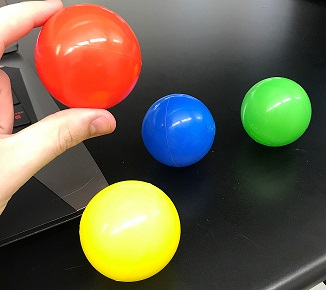
#> input picture Vision/all_Balls.JPG, 326 x 290 px, given in place of the camera
$ python FindMeContours.py
#> lines starting #> are read from the running program, lines starting #| are printed output that depends on the picture; after the words box and inside, x2 and y2 are one past the last pixel; in counts of white or black regions, pixels touching at a corner belong together
# import the necessary packages
from collections import deque
from imutils.video import VideoStream
import argparse
import cv2
import imutils
import time
import numpy


# TODO: Fix if needed due to no reference video being passed will always be webcam (speed on startup concerns)
def is_contour_bad(c):
	# approximate the contour
	peri = cv2.arcLength(c, True)
	approx = cv2.approxPolyDP(c, 0.02 * peri, True)

	# the contour is 'bad' if it is not a rectangle
	return not len(approx) == 4

def setup():
  # construct the argument parse and parse the arguments
  ap = argparse.ArgumentParser()
  ap.add_argument("-v", "--video",
                  help="path to the (optional) video file")
  ap.add_argument("-b", "--buffer", type=int, default=64,
                  help="max buffer size")
  args = vars(ap.parse_args())

  # TODO: Removes Arguments from buffer Im pretty sure
  pts = deque(maxlen=args["buffer"])

  # if a video path was not supplied, grab the reference
  # to the webcam
  if not args.get("video", False):
      vs = VideoStream(src=1).start()

  # otherwise, grab a reference to the video file
  else:
      vs = cv2.VideoCapture(args["video"])

  return vs, args

def death(vs,args):
    # if we are not using a video file, stop the camera video stream
  if not args.get("video", False):
      vs.stop()

  # otherwise, release the camera
  else:
      vs.release()

  # close all windows
  cv2.destroyAllWindows()

def is_contour_bad(c):
  # approximate the contour
  peri = cv2.arcLength(c, True)
  approx = cv2.approxPolyDP(c, 0.02 * peri, True)

  # the contour is 'bad' if it is not a rectangle
  return not len(approx) == 4

def loop(vs,args):
  while True:
    # grab the current frame
    frame = vs.read()
#> frame is the input picture: shape (290, 326, 3); mean B, G, R 73.6, 95.1, 103.5

    # TODO: If above edited fix

    # handle the frame from VideoCapture or VideoStream
    frame = frame[1] if args.get("video", False) else frame

    # if we are viewing a video and we did not grab a frame,
    # then we have reached the end of the video
    if frame is None:
        break

    # resize the frame, blur it, and convert it to the gray
    # color space

    # TODO: maybe not resize or blur?
    frame = imutils.resize(frame, width=600)
#> frame: shape (533, 600, 3)
    blurred = cv2.GaussianBlur(frame, (15, 15), 0)
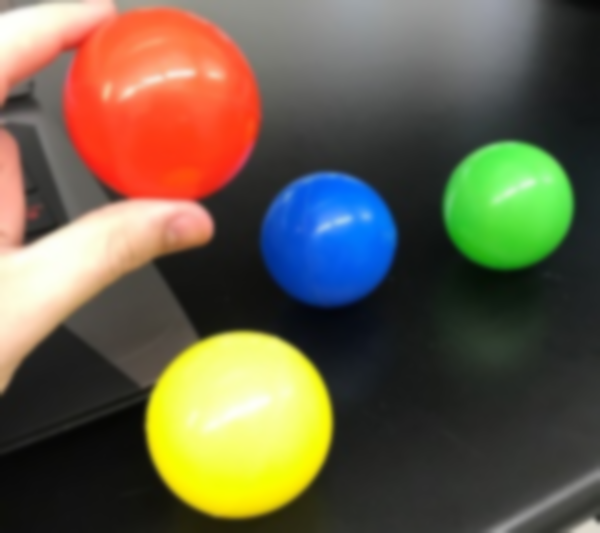
#> blurred: shape (533, 600, 3); mean B, G, R 73.5, 95.1, 103.4
    gray = cv2.cvtColor(blurred, cv2.COLOR_BGR2GRAY)
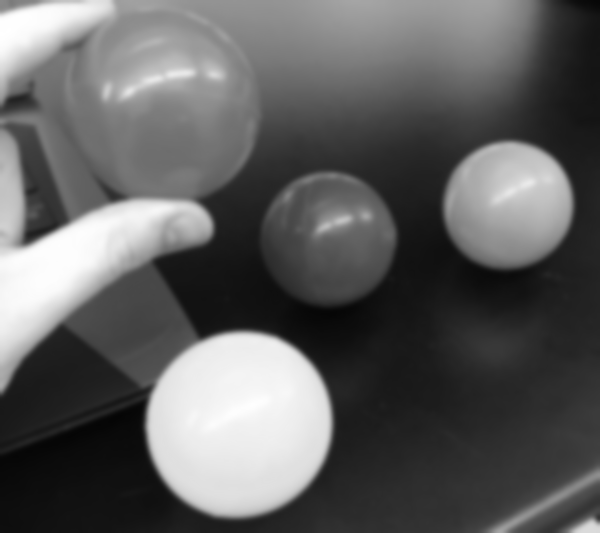
#> gray: shape (533, 600); min 5, max 255, mean 95.1

    # mask = cv2.inRange(gray, blueLower, blueUpper)
    # mask = cv2.erode(mask, None, iterations=2)
    # mask = cv2.dilate(mask, None, iterations=2)
    mask = cv2.Canny(gray, 25, 40)
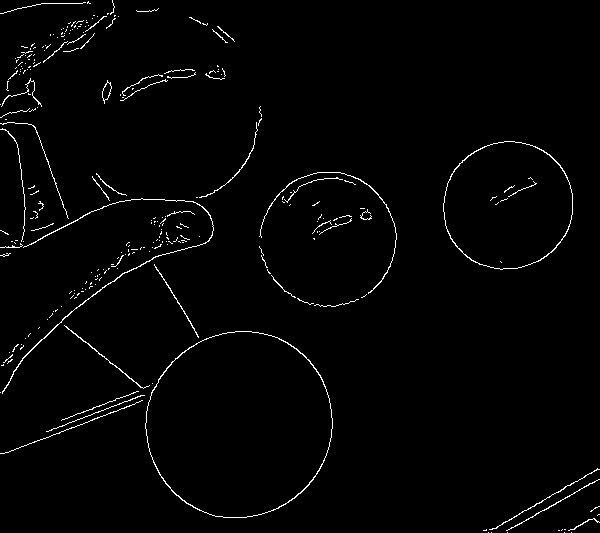
#> mask: shape (533, 600); 1.7% white in thin lines or dots

    # TODO: Remove center initialization code(No point to waste memory here) also again with the videostream
    # find contours in the mask and initialize the current
    # (x, y) center of the ball

    #RETR_EXTERNAL is another option to RETR_TREE
    cnts = cv2.findContours(mask.copy(), cv2.RETR_TREE, cv2.CHAIN_APPROX_SIMPLE)[0]
#> cnts = 271 contours, 258 with area under 20; largest, box (x1, y1, x2, y2) and area: (145, 331, 333, 518) 27210, (145, 331, 333, 518) 27065, (443, 141, 573, 270) 13004, (443, 141, 573, 270) 12906, (2, 198, 214, 394) 155
    #cnts = imutils.grab_contours(cnts)
#> (the run stopped early here; a loop or call above may not have finished)
